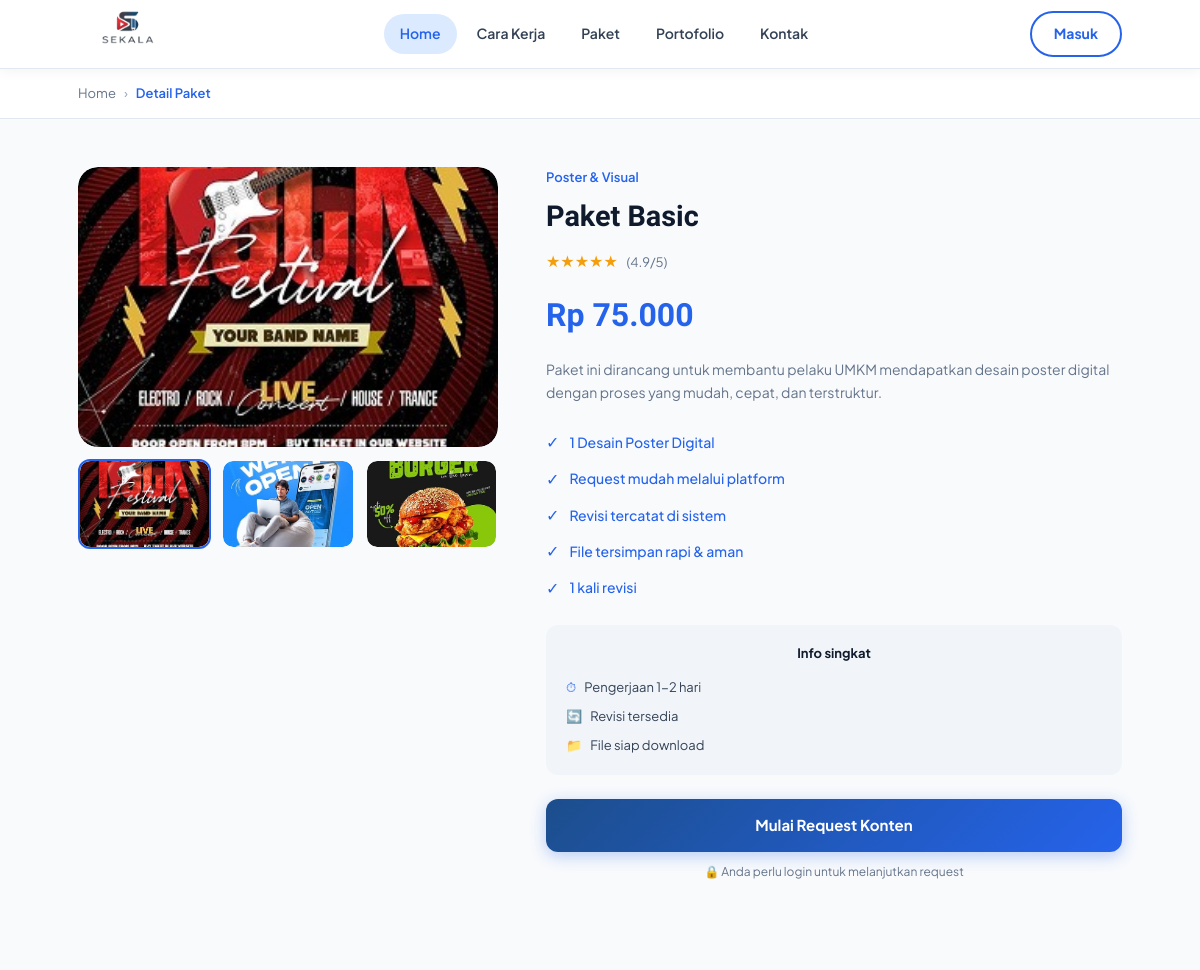
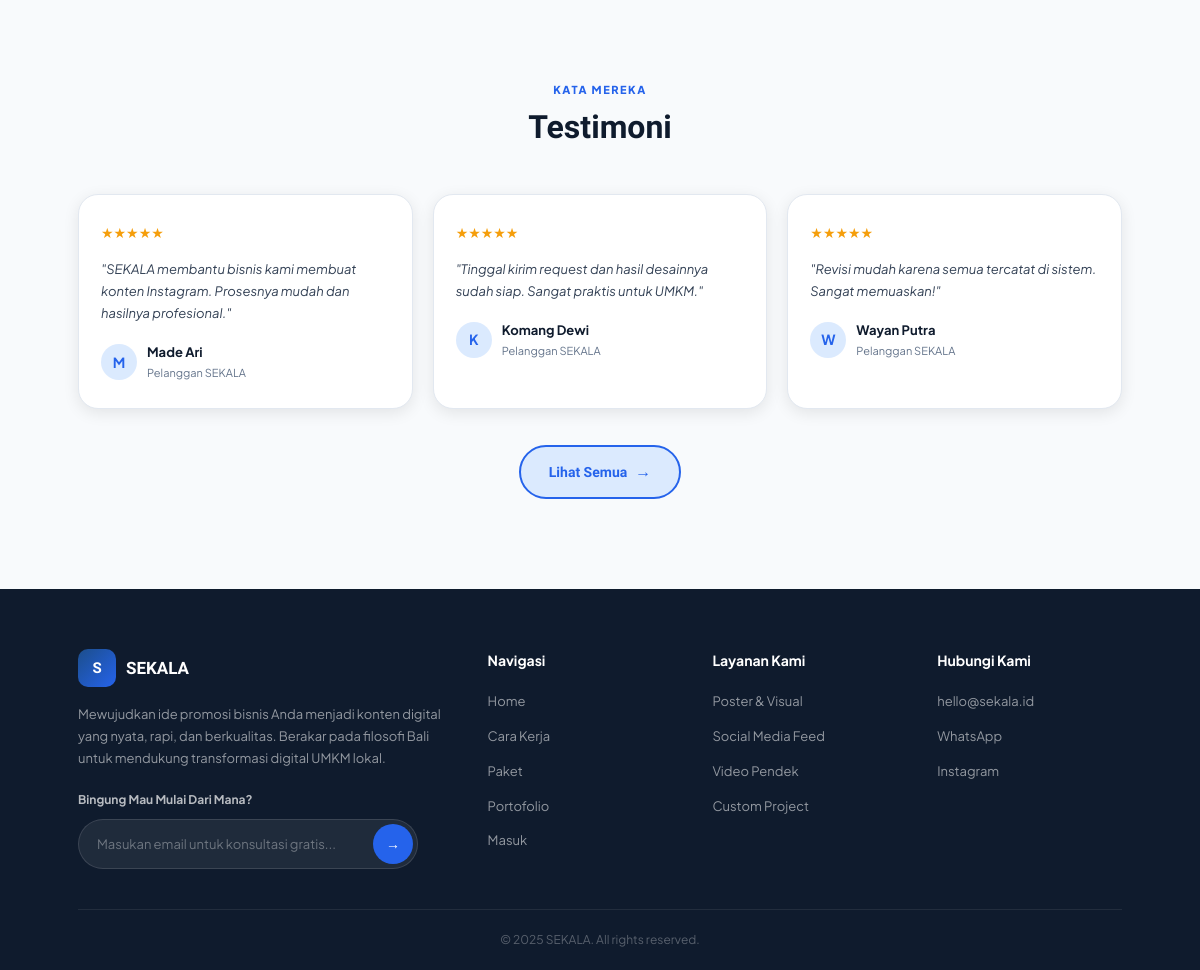
Page /detail_paket.php?id=1 on the committed database (2 pictures, top to bottom).
### tables this page shows
CREATE TABLE IF NOT EXISTS `tb_desain` (
  `id_desain`      INT AUTO_INCREMENT PRIMARY KEY,
  `jenis_desain`   VARCHAR(100) NOT NULL,
  `deskripsi`      TEXT,
  `harga_mulai`    INT NOT NULL DEFAULT 0,
  `estimasi_waktu` VARCHAR(50),
  `gambar`         VARCHAR(255)
);

### config.php (called while the page is built, shortened)
<?php
function formatRupiah($angka) {
    return 'Rp ' . number_format($angka, 0, ',', '.');
}

### auth.php (called while the page is built, shortened)
<?php
require_once __DIR__ . '/config.php';
function isLoggedIn() {
    return isset($_SESSION['id_user']) && !empty($_SESSION['id_user']);
}

### detail_paket.php (the view, shortened to what this page needs)
<?php
require_once 'config.php';
require_once 'auth.php';
$id = isset($_GET['id']) ? (int)$_GET['id'] : 0;
$stmt = $conn->prepare(
    "SELECT id_desain, jenis_desain, deskripsi, harga_mulai, estimasi_waktu
     FROM tb_desain
     WHERE id_desain = ?
     LIMIT 1"
);
$stmt->bind_param('i', $id);
$stmt->execute();
$paket = $stmt->get_result()->fetch_assoc();
$allFeatures = [
    1 => ['1 Desain Poster Digital','Request mudah melalui platform','Revisi tercatat di sistem','File tersimpan rapi & aman','1 kali revisi'],
    2 => ['3 Desain Konten Digital','Request mudah melalui platform','Revisi tercatat di sistem','2 kali revisi','File tersimpan rapi'],
    3 => ['6 Konten Sosial Media','1 Desain Flyer Promosi','3 kali revisi','File terorganisir rapi','Prioritas pengerjaan'],
    4 => ['1 Video Reels / TikTok','Durasi 30-60 detik','Plus voice-over MP3','2 kali revisi','File siap upload'],
];
$features = $allFeatures[$paket['id_desain']] ?? ['Desain berkualitas','Revisi tersedia','File siap download'];
$testimonials = [];
if (empty($testimonials)) {
    $testimonials = [
        ['nama'=>'Made Ari','rating'=>5,'isi_testimoni'=>'"SEKALA membantu bisnis kami membuat konten Instagram. Prosesnya mudah dan hasilnya profesional."'],
        ['nama'=>'Komang Dewi','rating'=>5,'isi_testimoni'=>'"Tinggal kirim request dan hasil desainnya sudah siap. Sangat praktis untuk UMKM."'],
        ['nama'=>'Wayan Putra','rating'=>5,'isi_testimoni'=>'"Revisi mudah karena semua tercatat di sistem. Sangat memuaskan!"'],
    ];
}
?>
<!DOCTYPE html>
<html lang="id">
<head>
  <link rel="stylesheet" href="style.css">
  <link rel="stylesheet" href="pages.css">
  <link rel="stylesheet" href="dashboard.css">
</head>
<body>
<?php include 'navbar.php'; ?>
<div class="breadcrumb-bar">
  <div class="container">
    <div class="breadcrumb">
      <a href="index.php">Home</a>
      <span class="sep">›</span>
      <span class="current">Detail Paket</span>
    </div>
  </div>
</div>
<section class="detail-section">
  <div class="container">
    <div class="detail-inner">
      <div class="detail-gallery">
        <div class="gallery-main" id="gallery-main">
          <img id="gallery-main-img"
               src="assets/poster1.jpeg"
               alt="<?= htmlspecialchars($paket['jenis_desain']) ?> - Preview 1"
               style="width:100%;height:100%;object-fit:cover;border-radius:20px;display:block;"
               onerror="this.parentElement.innerHTML='<div style=&quot;width:100%;height:100%;background:linear-gradient(135deg,#DBEAFE,#2563EB);display:flex;align-items:center;justify-content:center;border-radius:20px;&quot;><span style=&quot;font-size:80px;&quot;>🎨</span></div>'">
        </div>
        <div class="gallery-thumbs">
          <?php
          $posterThumbs = [
            ['src'=>'assets/poster1.jpeg','label'=>'Preview 1'],
            ['src'=>'assets/poster2.jpeg','label'=>'Preview 2'],
            ['src'=>'assets/poster3.jpeg','label'=>'Preview 3'],
          ];
          foreach ($posterThumbs as $gi => $pt): ?>
          <div class="gallery-thumb <?= $gi===0 ? 'active' : '' ?>" onclick="switchThumb(<?= $gi ?>)" data-src="<?= $pt['src'] ?>">
            <img src="<?= $pt['src'] ?>" alt="<?= htmlspecialchars($pt['label']) ?>"
                 style="width:100%;height:100%;object-fit:cover;border-radius:10px;display:block;"
                 onerror="this.parentElement.style.background='linear-gradient(135deg,#DBEAFE,#2563EB)'">
          </div>
          <?php endforeach; ?>
        </div>
      </div>
      <div class="detail-info">
        <div class="detail-category">
          <?php
          $categories = [1=>'Poster & Visual',2=>'Social Media Feed',3=>'Social Media Feed',4=>'Video Pendek'];
          echo $categories[$paket['id_desain']] ?? 'Desain Digital';
          ?>
        </div>
        <h1 class="detail-title"><?= htmlspecialchars($paket['jenis_desain']) ?></h1>
        <div class="detail-stars">★★★★★ <span style="font-size:13px;color:var(--gray);margin-left:6px;">(4.9/5)</span></div>
        <div class="detail-price"><?= formatRupiah($paket['harga_mulai']) ?></div>
        <p class="detail-desc"><?= nl2br(htmlspecialchars($paket['deskripsi'])) ?></p>
        <ul class="detail-features">
          <?php foreach ($features as $f): ?>
          <li class="detail-feature-item">
            <span class="check-icon">✓</span> <?= htmlspecialchars($f) ?>
          </li>
          <?php endforeach; ?>
        </ul>
        <div class="detail-info-box">
          <div class="detail-info-box-title">Info singkat</div>
          <ul class="info-box-list">
            <li class="info-box-item"><span class="icon">⏱</span> Pengerjaan <?= htmlspecialchars($paket['estimasi_waktu']) ?></li>
            <li class="info-box-item"><span class="icon">🔄</span> Revisi tersedia</li>
            <li class="info-box-item"><span class="icon">📁</span> File siap download</li>
          </ul>
        </div>
        <?php if (isLoggedIn()): ?>
          <a class="btn-request" href="form_request.php?id_desain=<?= $paket['id_desain'] ?>">
            Mulai Request Konten
          </a>
        <?php else: ?>
          <a class="btn-request"
             href="signin.php"
             onclick="
               sessionStorage.setItem('redirect_after', 'form_request.php?id_desain=<?= $paket['id_desain'] ?>');
               return true;
             ">
            Mulai Request Konten
          </a>
          <p style="font-size:12px;color:var(--gray);margin-top:10px;text-align:center;">
            🔒 Anda perlu login untuk melanjutkan request
          </p>
        <?php endif; ?>
      </div>
    </div>
  </div>
</section>
<section class="testimoni-section">
  <div class="container">
    <div class="section-center">
      <div class="section-label">Kata Mereka</div>
      <h2 class="section-title">Testimoni</h2>
    </div>
    <?php
    $displayTestimonials = !empty($testimonials) ? $testimonials : [
        ['nama'=>'Made Ari','rating'=>5,'isi_testimoni'=>'SEKALA sangat membantu bisnis kami membuat konten Instagram. Prosesnya mudah dan desainnya cepat selesai.'],
        ['nama'=>'Komang Dewi','rating'=>5,'isi_testimoni'=>'Dengan SEKALA saya tinggal kirim request dan hasil desainnya sudah siap dipakai untuk promosi. Sangat praktis.'],
        ['nama'=>'Wayan Putra','rating'=>5,'isi_testimoni'=>'Pelayanan di SEKALA sangat profesional. Revisi mudah karena semua tercatat di sistem.'],
    ];
    $displayTestimonials = array_slice($displayTestimonials, 0, 3);
    ?>
    <div class="testi-grid">
      <?php foreach ($displayTestimonials as $t): ?>
      <div class="testi-card">
        <div class="testi-stars"><?= str_repeat('★', (int)$t['rating']) ?></div>
        <p class="testi-text"><?= htmlspecialchars($t['isi_testimoni']) ?></p>
        <div class="testi-author">
          <div class="testi-avatar"><?= strtoupper(mb_substr($t['nama'], 0, 1)) ?></div>
          <div>
            <div class="testi-name"><?= htmlspecialchars($t['nama']) ?></div>
            <div class="testi-role">Pelanggan SEKALA</div>
          </div>
        </div>
      </div>
      <?php endforeach; ?>
    </div>
    <div class="testi-lihat-semua">
      <a href="semua_testimoni.php" class="btn-lihat-semua">Lihat Semua <span>→</span></a>
    </div>
  </div>
</section>
<footer class="footer" id="section-kontak">
  <div class="container">
    <div class="footer-inner">
      <div class="footer-brand">
        <div class="footer-logo">
          <div class="footer-logo-icon">S</div>
          <span class="footer-logo-text">SEKALA</span>
        </div>
        <p class="footer-desc">Mewujudkan ide promosi bisnis Anda menjadi konten digital yang nyata, rapi, dan berkualitas. Berakar pada filosofi Bali untuk mendukung transformasi digital UMKM lokal.</p>
        <div class="footer-cta-label">Bingung Mau Mulai Dari Mana?</div>
        <div class="footer-email-wrap">
          <input type="email" placeholder="Masukan email untuk konsultasi gratis...">
          <button class="footer-email-btn" type="button">→</button>
        </div>
      </div>
      <div>
        <div class="footer-col-title">Navigasi</div>
        <ul class="footer-links">
          <li><a href="index.php">Home</a></li>
          <li><a href="index.php#section-how">Cara Kerja</a></li>
          <li><a href="index.php#section-paket">Paket</a></li>
          <li><a href="index.php#section-portofolio">Portofolio</a></li>
          <?php if (isLoggedIn()): ?>
            <li><a href="logout.php">Logout</a></li>
          <?php else: ?>
            <li><a href="signin.php">Masuk</a></li>
          <?php endif; ?>
        </ul>
      </div>
      <div>
        <div class="footer-col-title">Layanan Kami</div>
        <ul class="footer-links">
          <li><a href="#">Poster &amp; Visual</a></li>
          <li><a href="#">Social Media Feed</a></li>
          <li><a href="#">Video Pendek</a></li>
          <li><a href="#">Custom Project</a></li>
        </ul>
      </div>
      <div>
        <div class="footer-col-title">Hubungi Kami</div>
        <ul class="footer-links">
          <li><a href="mailto:hello@sekala.id">hello@sekala.id</a></li>
          <li><a href="https://wa.me/62812345678">WhatsApp</a></li>
          <li><a href="#">Instagram</a></li>
        </ul>
      </div>
    </div>
  </div>
  <div class="footer-bottom">© 2025 SEKALA. All rights reserved.</div>
</footer>
</body>
</html>

### rows in the picture
tb_desain: id_desain "Poster & Visual", jenis_desain "Paket Basic", harga_mulai "Rp 75.000", deskripsi "Paket ini dirancang untuk membantu pelaku UMKM mendapatkan desain poster digital dengan proses yang mudah, cepat, dan terstruktur.", id_desain "1 Desain Poster Digital", id_desain "Request mudah melalui platform", id_desain "Revisi tercatat di sistem", id_desain "File tersimpan rapi & aman", id_desain "1 kali revisi", estimasi_waktu "1-2 hari"

### other values in the picture
str_repeat('★', (int)$t['rating']) "★★★★★"
$t['isi_testimoni'] "\"SEKALA membantu bisnis kami membuat konten Instagram. Prosesnya mudah dan hasilnya profesional.\""
mb_substr($t['nama'], 0, 1) "M"
$t['nama'] "Made Ari"
$t['isi_testimoni'] "\"Tinggal kirim request dan hasil desainnya sudah siap. Sangat praktis untuk UMKM.\""
mb_substr($t['nama'], 0, 1) "K"
$t['nama'] "Komang Dewi"
$t['isi_testimoni'] "\"Revisi mudah karena semua tercatat di sistem. Sangat memuaskan!\""
mb_substr($t['nama'], 0, 1) "W"
$t['nama'] "Wayan Putra"
